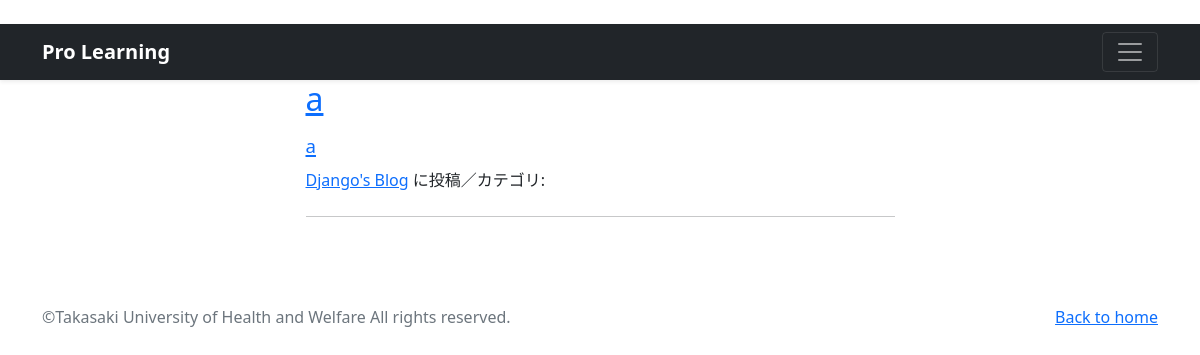
The page /Java-list/ on the database as committed earlier.
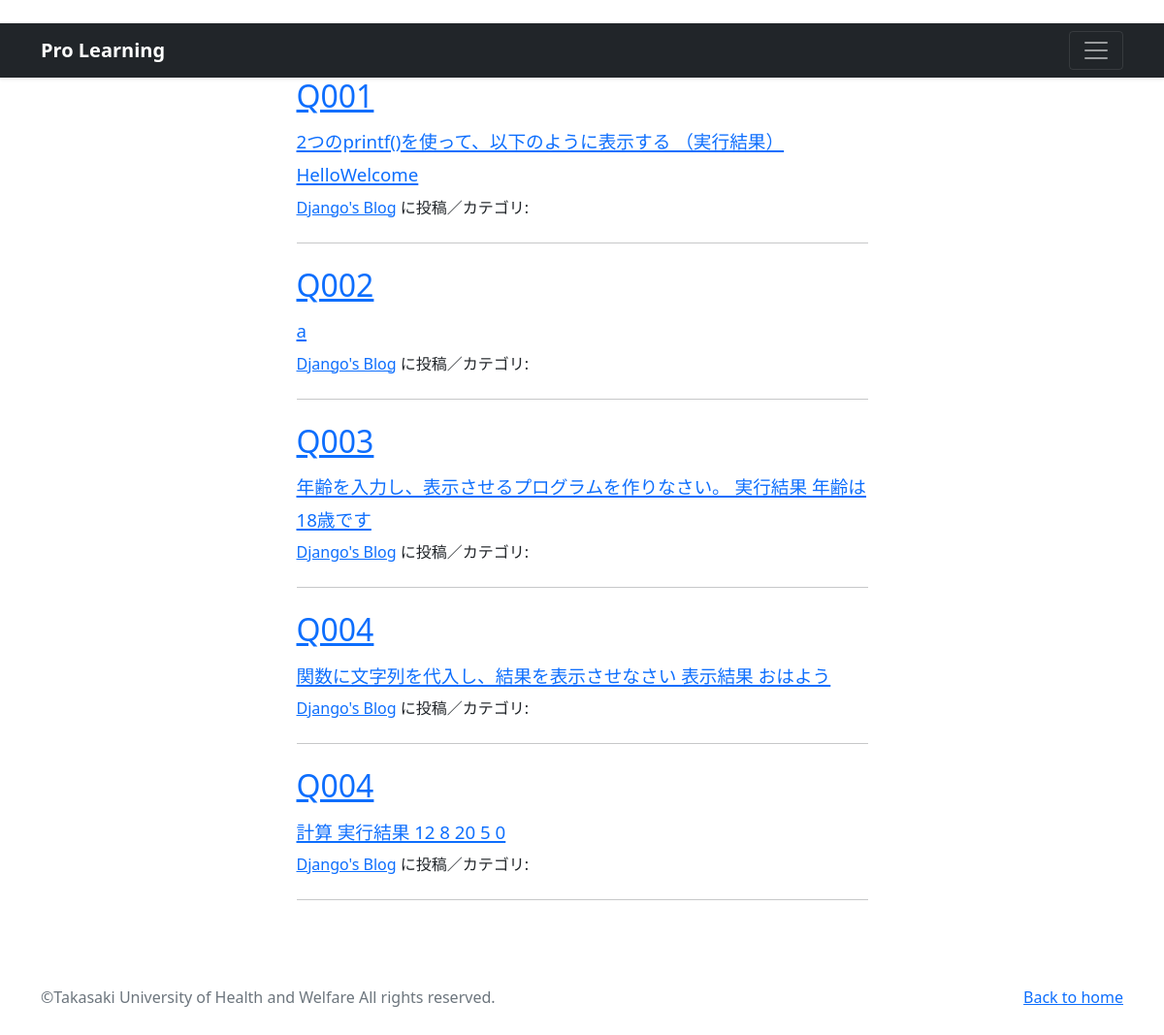
The same page on the database as committed later.
### program/models.py (models this page shows, shortened)
class Java_Program(models.Model):
    title = models.CharField(
        verbose_name='タイトル', # フィールドのタイトル
        max_length=5        # 最大文字数は5
        )
    subtit = models.CharField(
        verbose_name='サブタイトル', # フィールドのタイトル
        max_length=30        # 最大文字数は30
        )
    content = models.TextField(
        verbose_name='問題文'   # フィールドのタイトル
        )
    code = models.TextField(
        verbose_name='プログラム' # フィールドのタイトル
        )

### program/views.py (the view)
def Java_learning_view(request):
    records = Java_Program.objects.order_by('title')
    paginator = Paginator(records, 5)
    page_number  = request.GET.get('page', 1)
    pages = paginator.page(page_number)
    return render(
        request, 'Java_list.html', {'orderby_records': pages})

### program/templates/Java_list.html (shortened to what this page needs)
{% extends 'base.html' %}
{% load static %}
        {% block contents %}
        <div class="container px-4 px-lg-5">
            <div class="row gx-4 gx-lg-5 justify-content-center">
                <div class="col-md-10 col-lg-8 col-xl-7">
                    {% for record in orderby_records %}
                    <div class="post-preview">
                        <a href="{% url 'program:learn_detail' record.pk %}">
                            <h2 class="post-title">
                                {{record.title}}</h2>
                            <h3 class="post-subtitle">
                                <span style="font-size : 14pt">
                                    {{record.content|truncatechars:50}}
                                </span>
                            </h3>
                        </a>
                        <p class="post-meta">
                            <a href="#">Django's Blog</a>
                            {{record.posted_at}}に投稿／カテゴリ:
                            {{record.category}}</p>
                    </div>
                    <hr class="my-4" />
                    {% endfor %}
                </div>
            </div>
        </div>
        {% endblock %}

Rows that differ between the two databases and show on the page:
changed Java_Program: title "a" → "Q001"; content "a" → "2つのprintf()を使って、以下のように表示する （実行結果） HelloWelcome"
added Java_Program: title "Q002", content "a"
added Java_Program: title "Q003", content "年齢を入力し、表示させるプログラムを作りなさい。 実行結果 年齢は18歳です"
added Java_Program: title "Q004", content "関数に文字列を代入し、結果を表示させなさい 表示結果 おはよう"
added Java_Program: title "Q004", content "計算 実行結果 12 8 20 5 0"
